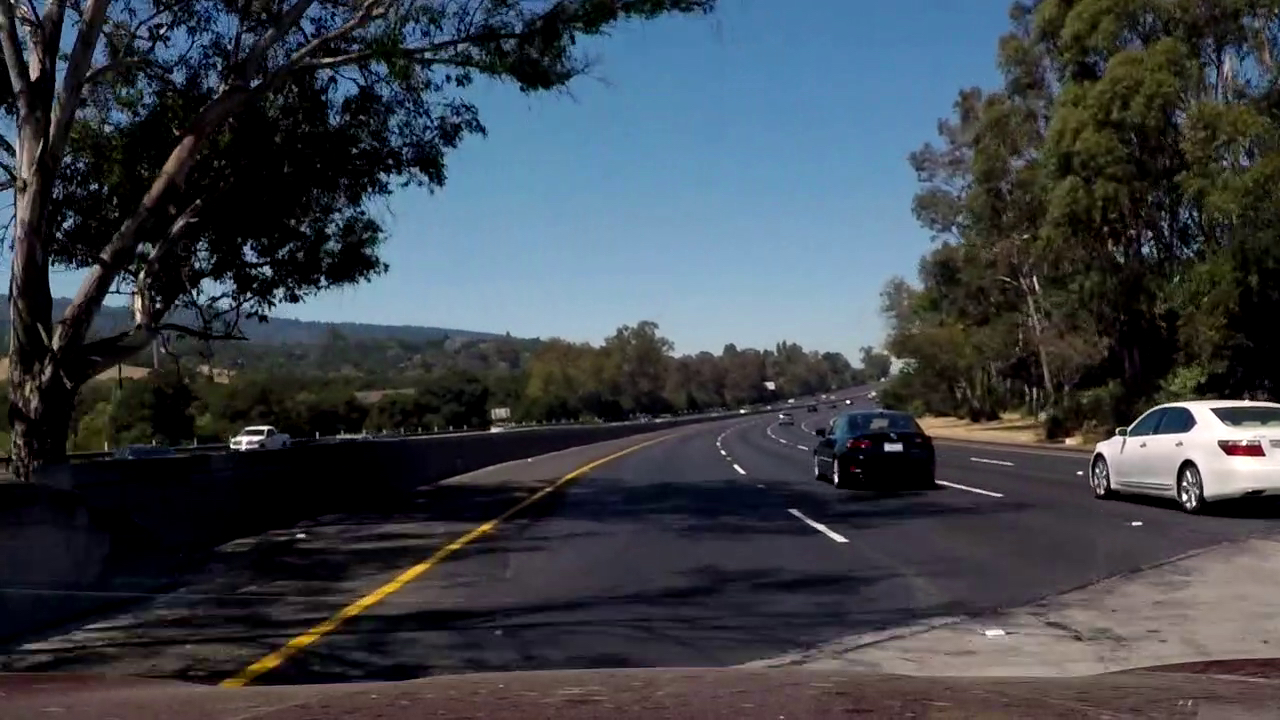
#> input picture e_test2.jpg, 1280 x 720 px
$ python -i thresh.py   (imports and definitions only)   (older library calls are emulated)
#> lines starting #> are read from the running program, lines starting #| are printed output that depends on the picture
#!/usr/bin/env python
# -*- coding: utf-8 -*-
# Created by LiuSonghui on 2018/1/13
import cv2
import numpy as np


class ImageThresh(object):
    def __init__(self, s_thresh=(170, 255), r_thresh=(200, 255), x_thresh=(20, 100), y_thresh=(20, 100),
                 m_thresh=(30, 100), d_thresh=(0.7, 1.3), h_thresh=(15, 100), l_thresh=(225, 255),
                 v_thresh=(90, 255), b_thresh=(155, 200)):
        self.s_thresh = s_thresh
        self.r_thresh = r_thresh
        self.x_thresh = x_thresh
        self.y_thresh = y_thresh
        self.m_thresh = m_thresh
        self.d_thresh = d_thresh
        self.h_thresh = h_thresh
        self.l_thresh = l_thresh
        self.v_thresh = v_thresh
        self.b_thresh = b_thresh

    @staticmethod
    def binary_output(gray_img, abs_sobel, thresh):
        scale_factor = np.max(abs_sobel) / 255
        scaled_sobel = (abs_sobel / scale_factor).astype(np.uint8)
        binary_output = np.zeros_like(gray_img)
        binary_output[(scaled_sobel >= thresh[0]) & (scaled_sobel <= thresh[1])] = 1
        return binary_output

    def abs_sobel_thresh(self, warped_img, orient='x', sobel_kernel=3):
#> called with orient = 'x', sobel_kernel = 3
        gray = cv2.cvtColor(warped_img, cv2.COLOR_RGB2GRAY)
        if orient == 'x':
            abs_sobel = np.absolute(cv2.Sobel(gray, cv2.CV_64F, 1, 0, ksize=sobel_kernel))
            thresh = self.x_thresh
        elif orient == 'y':
            abs_sobel = np.absolute(cv2.Sobel(gray, cv2.CV_64F, 0, 1, ksize=sobel_kernel))
            thresh = self.y_thresh
        else:
            raise ValueError('orient must be "x" or "y"')
        return self.binary_output(gray, abs_sobel, thresh)
#> in binary_output, `scale_factor = np.max(abs_sobel) / 255`: scale_factor = 3.46
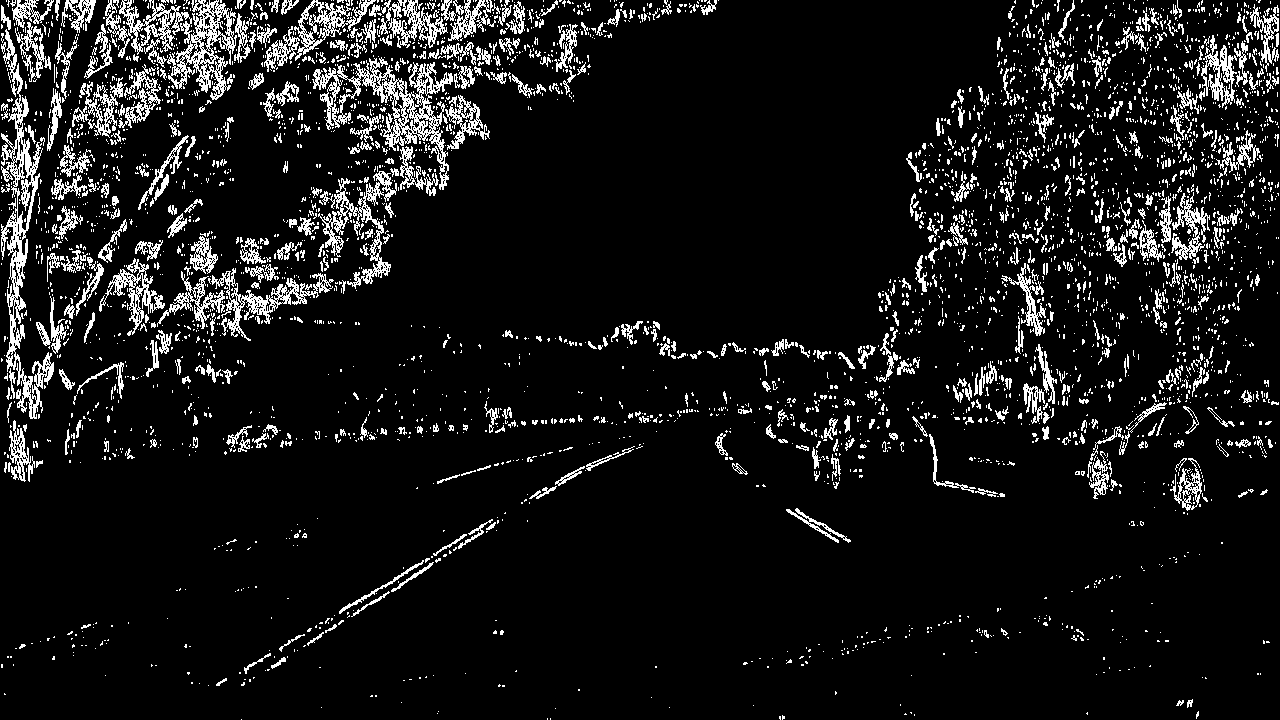
#> returned value: shape (720, 1280); values 0 (black) and 1 (white), 9.1% white in thin lines or dots
#> in abs_sobel_thresh (call 2), `return self.binary_output(gray, abs_sobel, thresh)`: returned value: shape (720, 1280); values 0 (black) and 1 (white), 12.3% white in thin lines or dots

    def mag_thresh(self, warped_img, sobel_kernel=3):
#> called with sobel_kernel = 3
        gray = cv2.cvtColor(warped_img, cv2.COLOR_RGB2GRAY)
        sobelx = cv2.Sobel(gray, cv2.CV_64F, 1, 0, ksize=sobel_kernel)
        sobely = cv2.Sobel(gray, cv2.CV_64F, 0, 1, ksize=sobel_kernel)
        sobelxy = np.sqrt(sobelx ** 2 + sobely ** 2)
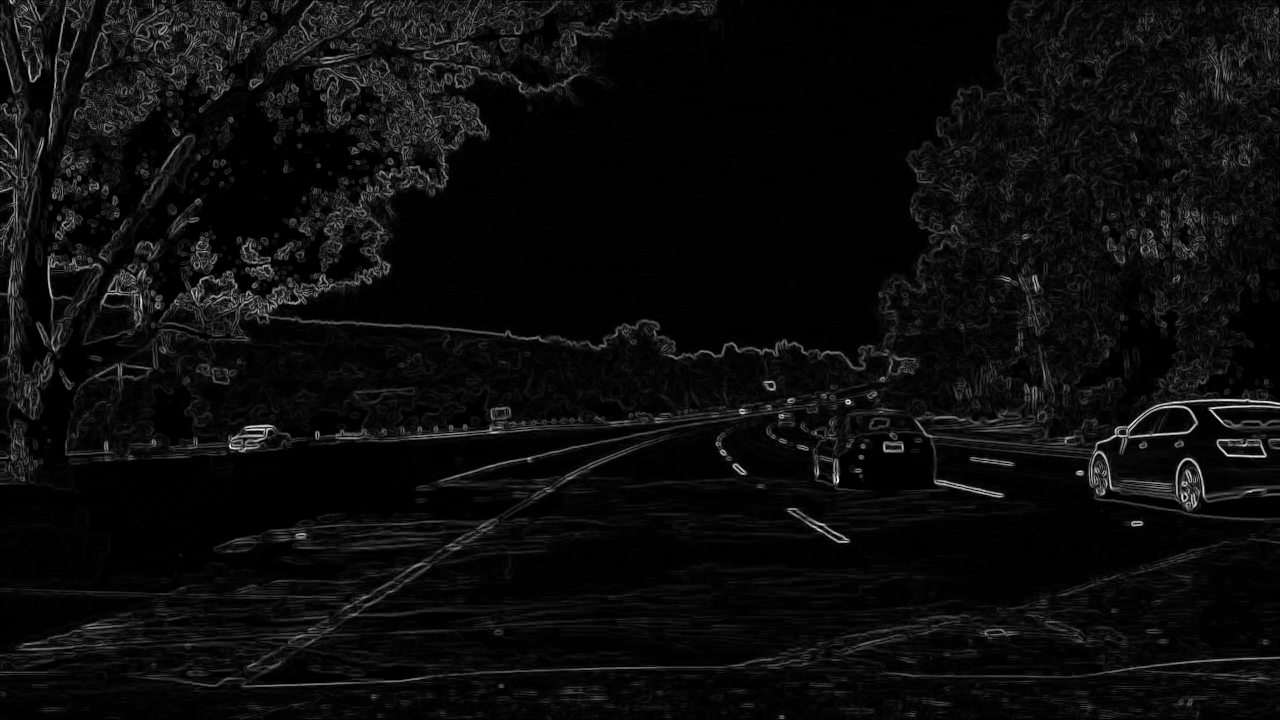
#> sobelxy: shape (720, 1280) float64; min 0, max 927.2, mean 45; drawn with min black and max white
        return self.binary_output(gray, sobelxy, self.m_thresh)
#> returned value: shape (720, 1280); values 0 (black) and 1 (white), 10.9% white in thin lines or dots

    def dir_threshold(self, warped_img, sobel_kernel=3):
#> called with sobel_kernel = 3
        gray = cv2.cvtColor(warped_img, cv2.COLOR_RGB2GRAY)
        sobelx = cv2.Sobel(gray, cv2.CV_64F, 1, 0, ksize=sobel_kernel)
        sobely = cv2.Sobel(gray, cv2.CV_64F, 0, 1, ksize=sobel_kernel)
        arcsobel = np.arctan2(np.absolute(sobely), np.absolute(sobelx))
        binary_output = np.zeros_like(gray)
        binary_output[(arcsobel > self.d_thresh[0]) & (arcsobel < self.d_thresh[1])] = 1
        return binary_output

    def combined_sobel(self, warped_img, sobel_kernel=3):
        gradx = self.abs_sobel_thresh(warped_img, orient='x', sobel_kernel=sobel_kernel)
        grady = self.abs_sobel_thresh(warped_img, orient='y', sobel_kernel=sobel_kernel)
        mag_binary = self.mag_thresh(warped_img, sobel_kernel=sobel_kernel)
        dir_binary = self.dir_threshold(warped_img, sobel_kernel=sobel_kernel)
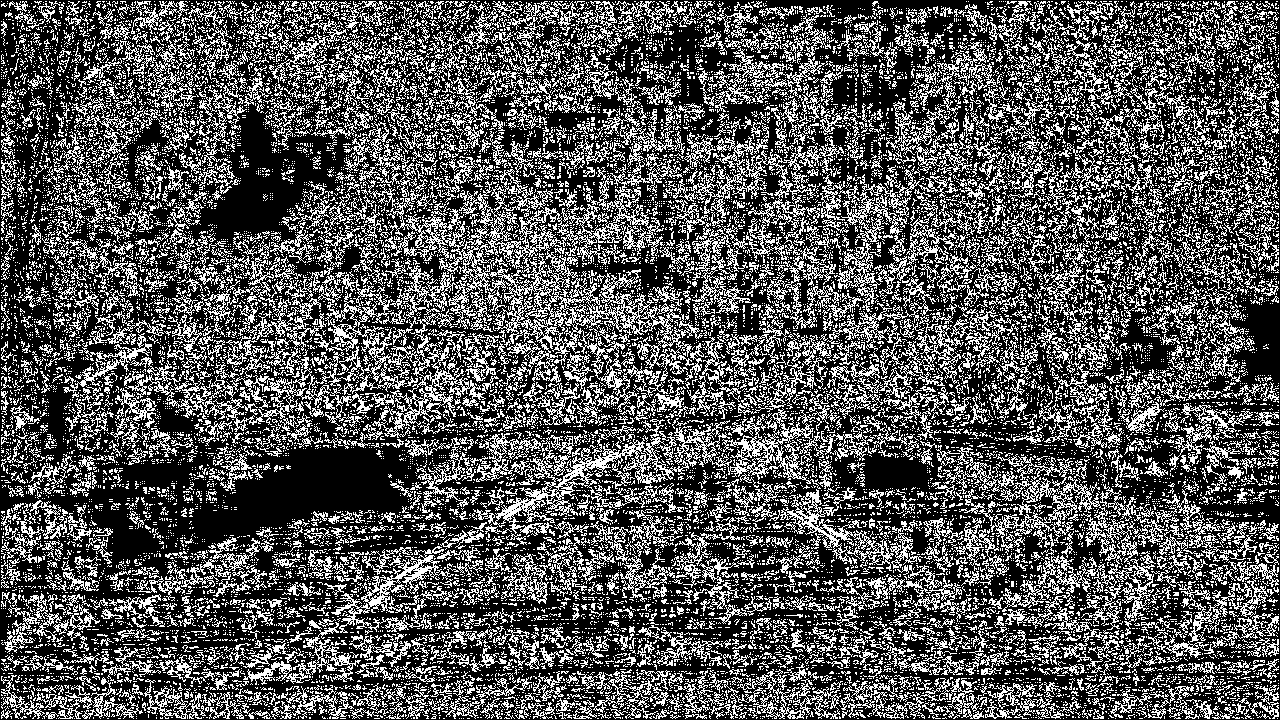
#> dir_binary: shape (720, 1280); values 0 (black) and 1 (white), 33.3% white in thin lines or dots

        combin = np.zeros((warped_img.shape[0], warped_img.shape[1]))
        combin[((gradx == 1) & (grady == 1)) | ((mag_binary == 1) & (dir_binary == 1))] = 1
        return combin

    # [44 lines left out: functions ret_binary, h_threshhold, l_threshhold, b_threshhold, l_b_threshhold, x_b_threshhold and 2 more, not called in this run]

    def r_threshhold(self, warped_img):
        r_channel = warped_img[:, :, 0]
        return self.ret_binary(r_channel, self.r_thresh)

    def x_threshhold(self, warped_image):
        return self.abs_sobel_thresh(warped_image, 'x')

    # [84 lines left out: functions s_dir_threshhold, s_x_threshshold, s_r_threshhold, s_x_r_threshhold, auto_choice_r_s_x, not called in this run]


# [2 lines not run here, left out]

>>> import cv2
>>> picture = cv2.cvtColor(cv2.imread('e_test2.jpg'), cv2.COLOR_BGR2RGB)
>>> result = ImageThresh().combined_sobel(picture)
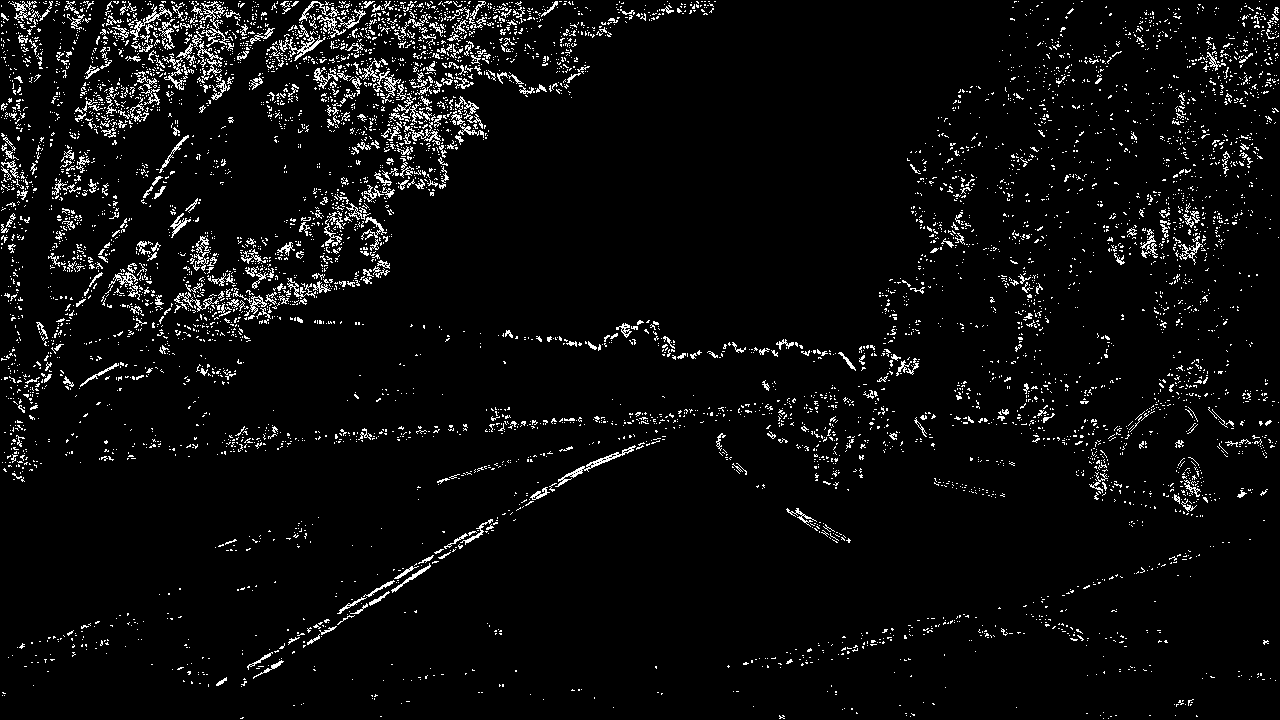
#> result: shape (720, 1280) float64; values 0 (black) and 1 (white), 4.8% white in thin lines or dots

$ run again, on e_test3.jpg
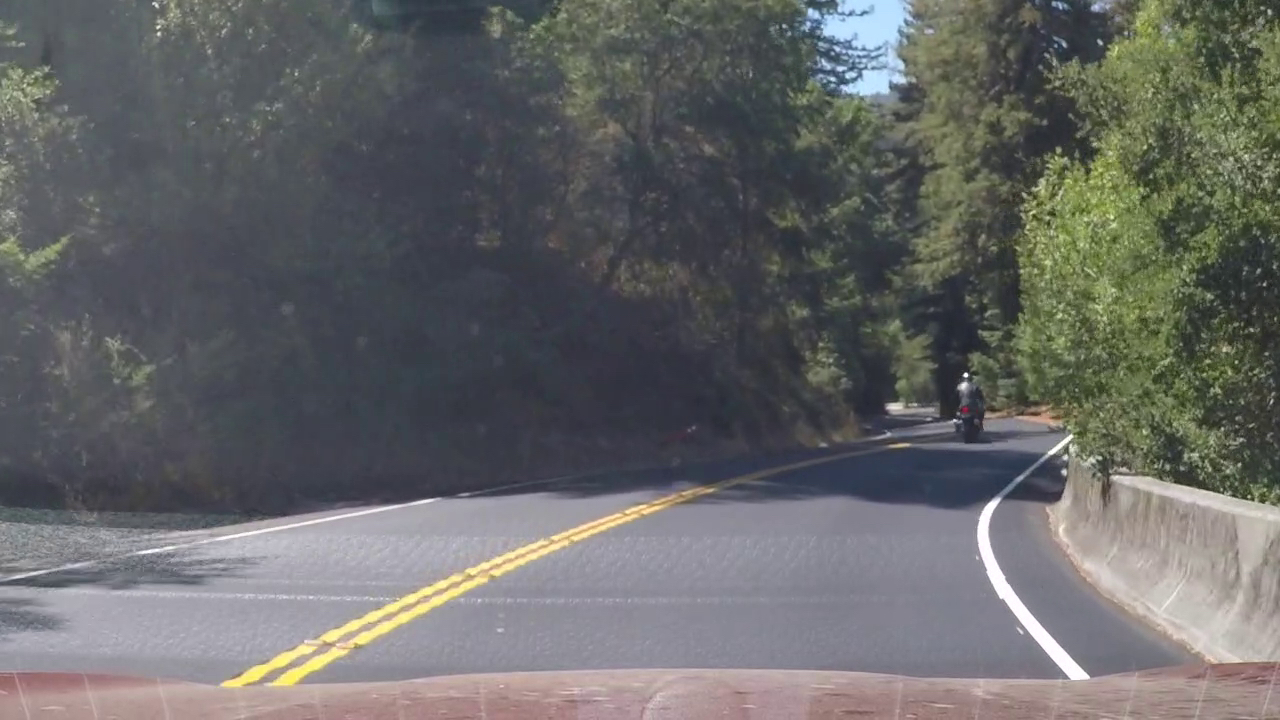
#> input picture e_test3.jpg, 1280 x 720 px
#> scale_factor = 2.41
#> in mag_thresh, `sobely = cv2.Sobel(gray, cv2.CV_64F, 0, 1, ksize=sobel_kernel)`:
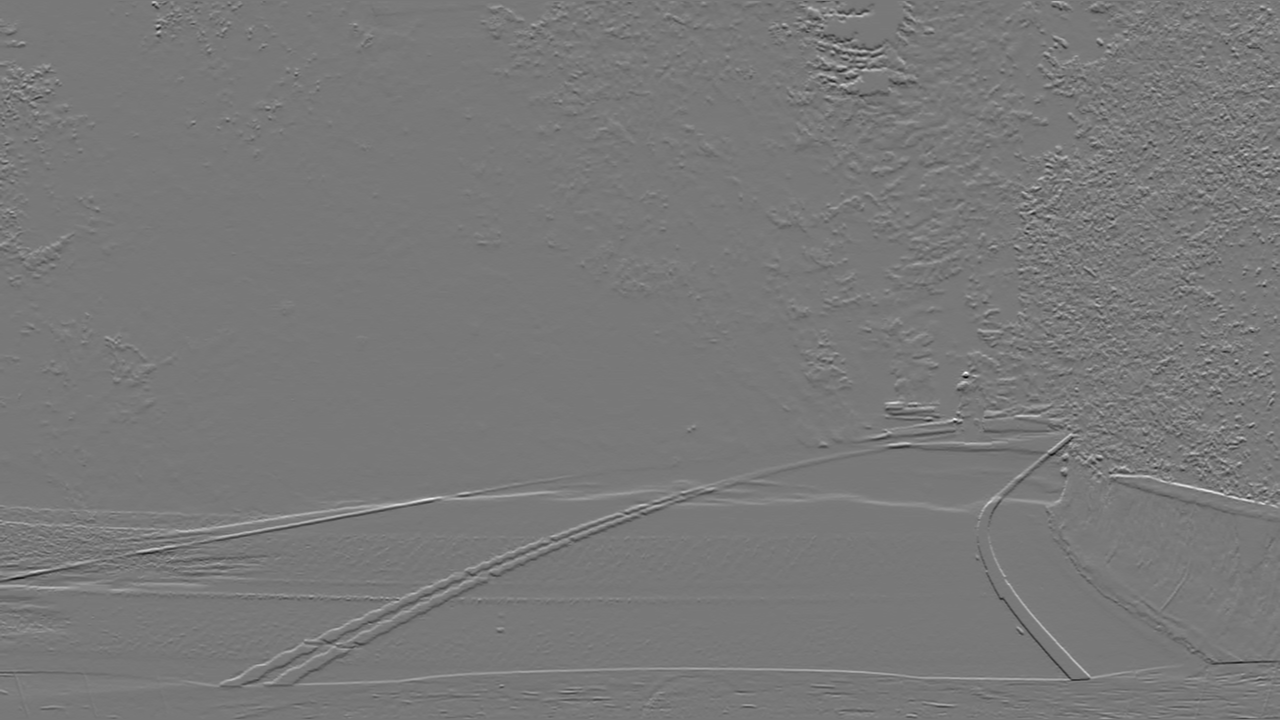
#> sobely: shape (720, 1280) float64; min -639, max 709, mean 0.5; drawn with min black and max white
#> dir_binary: shape (720, 1280); values 0 (black) and 1 (white), 38% white in thin lines or dots
#> `result = ImageThresh().combined_sobel(picture)`:
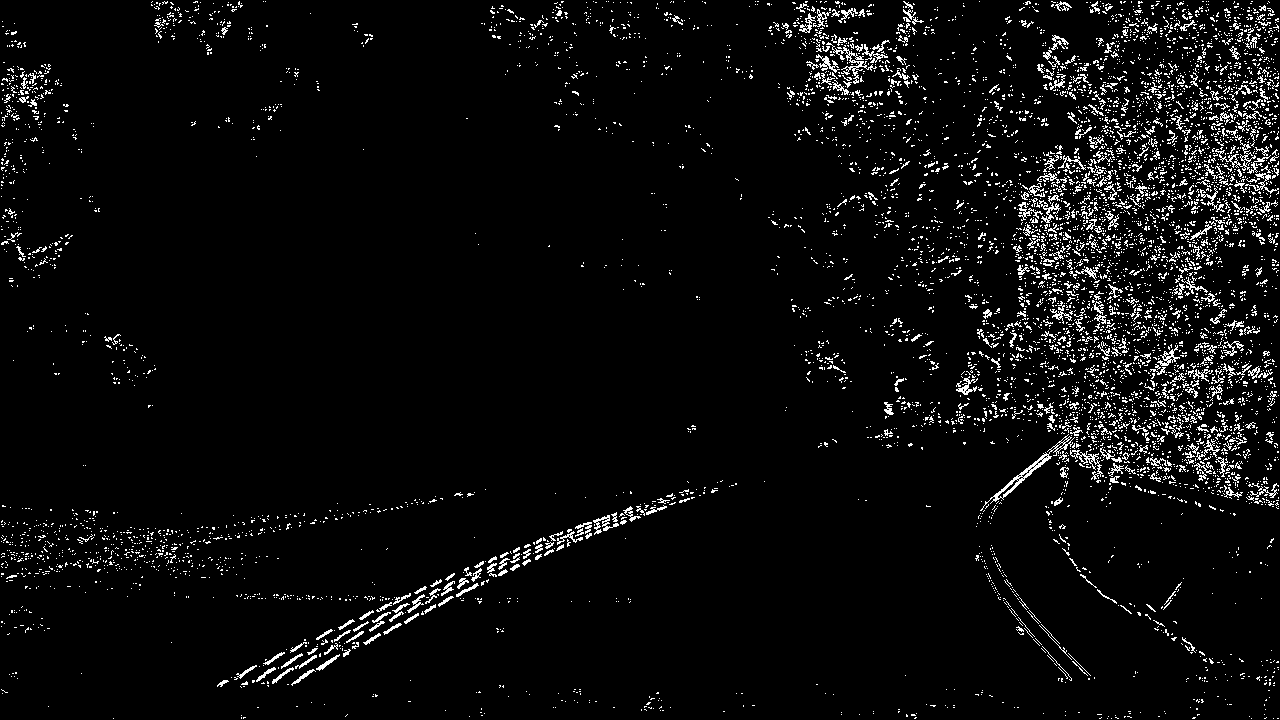
#> result: shape (720, 1280) float64; values 0 (black) and 1 (white), 4.6% white in thin lines or dots
